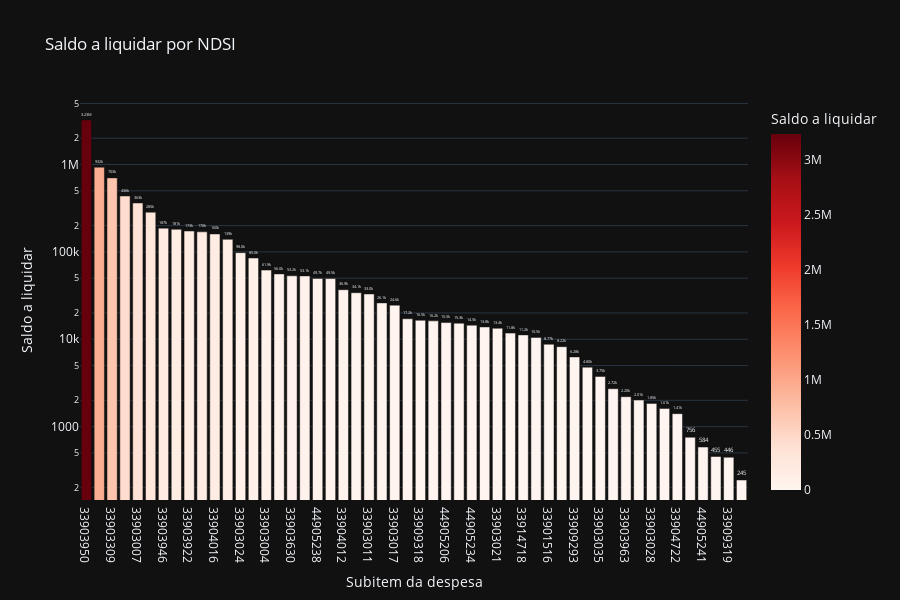

This figure's notebook cell:
### Code cell
# Saldo a liquidar por Subitem
cols = ['NDSI', 'A_LIQUIDAR']

df_aux = df.loc[:, cols].groupby('NDSI').sum().sort_values(by= 'A_LIQUIDAR', ascending=False).reset_index()
df_aux = df_aux[df_aux['A_LIQUIDAR'] > 0]
fig = px.bar(df_aux, 
             x='NDSI', 
             y='A_LIQUIDAR',
             title='Saldo a liquidar por NDSI',
             labels={'NDSI':'Subitem da despesa', 'A_LIQUIDAR':'Saldo a liquidar'},
             text_auto='.3s',
             height=600,
             log_y=True,
             color='A_LIQUIDAR',
             color_continuous_scale = 'reds',
             template='plotly_dark')
fig.update_traces(textposition = 'outside', cliponaxis = False, hovertemplate=None)
fig.update_layout(hovermode="x unified")

fig.show()

### Figure 1 — Plotly figure (JSON) as saved in the notebook; plotly's stock layout.template omitted (floating-point values rounded to 4 significant figures)
{"data": [{"alignmentgroup": "True", "cliponaxis": false, "legendgroup": "", "marker": {"color": [3231000.0, 932000.0, 702800.0, 436241, 362900.0, 284800.0, 186900.0, 181400.0, 173210, 169500.0, 160400.0, 139000.0, 98020.0, 85050.0, 61860.0, 56000.0, 53220.0, 53100.0, 49700, 49480.0, 36900.0, 34070.0, 32990.0, 26069, 24570.0, 17160.0, 16500.0, 16230.0, 15520, 15270, 14500.0, 13830.0, 13350, 11753, 11220.0, 10494, 8775.0, 8218.0, 6276.0, 4795.0, 3753, 2716.0, 2200, 2015.0, 1845, 1611.0, 1408.0, 755.7, 583.6, 454.9, 446.4, 245], "coloraxis": "coloraxis", "pattern": {"shape": ""}}, "name": "", "offsetgroup": "", "orientation": "v", "showlegend": false, "textposition": "outside", "texttemplate": "%{y:.3s}", "type": "bar", "x": ["33903950", "33903916", "33903309", "33903304", "33903007", "33903943", "33903946", "33903702", "33903922", "33903006", "33904016", "33903022", "33903024", "33903009", "33903004", "33903307", "33903630", "33903947", "44905238", "33903917", "33904012", "33903301", "33903011", "33903920", "33903017", "33903039", "33909318", "33903036", "44905206", "44905247", "44905234", "33903958", "33903021", "33903914", "33914718", "33903025", "33901516", "33903026", "33909293", "44905228", "33903035", "33903096", "33903963", "33903001", "33903028", "33903944", "33904722", "33903996", "44905241", "33903020", "33909319", "33903042"], "xaxis": "x", "y": [3231000.0, 932000.0, 702800.0, 436241, 362900.0, 284800.0, 186900.0, 181400.0, 173210, 169500.0, 160400.0, 139000.0, 98020.0, 85050.0, 61860.0, 56000.0, 53220.0, 53100.0, 49700, 49480.0, 36900.0, 34070.0, 32990.0, 26069, 24570.0, 17160.0, 16500.0, 16230.0, 15520, 15270, 14500.0, 13830.0, 13350, 11753, 11220.0, 10494, 8775.0, 8218.0, 6276.0, 4795.0, 3753, 2716.0, 2200, 2015.0, 1845, 1611.0, 1408.0, 755.7, 583.6, 454.9, 446.4, 245], "yaxis": "y"}], "layout": {"barmode": "relative", "coloraxis": {"colorbar": {"title": {"text": "Saldo a liquidar"}}, "colorscale": [[0, "rgb(255,245,240)"], [0.125, "rgb(254,224,210)"], [0.25, "rgb(252,187,161)"], [0.375, "rgb(252,146,114)"], [0.5, "rgb(251,106,74)"], [0.625, "rgb(239,59,44)"], [0.75, "rgb(203,24,29)"], [0.875, "rgb(165,15,21)"], [1, "rgb(103,0,13)"]]}, "height": 600, "hovermode": "x unified", "legend": {"tracegroupgap": 0}, "title": {"text": "Saldo a liquidar por NDSI"}, "xaxis": {"anchor": "y", "domain": [0, 1], "title": {"text": "Subitem da despesa"}}, "yaxis": {"anchor": "x", "domain": [0, 1], "title": {"text": "Saldo a liquidar"}, "type": "log"}}}
